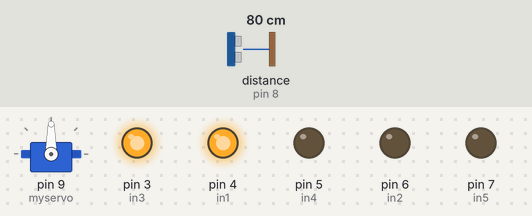
Recording of a sketch running on a simulated Arduino Uno, built with avr-gcc and run on an emulated ATmega328P. Parts: servo, output pins drawn as LEDs (lit = HIGH). Wiring (inferred from the names in the program): ultrasonic range finder: trigger pin 12; echo pin 8. The test bench sets the inputs (shaded band); at power-on: distance to the obstacle (sensor on pin 8) 80 cm. The echo pulse lasts 58.3 µs per cm; pins used as bus, display or sensor lines are not drawn; what the sketch prints to the serial monitor is not drawn.

Above: at 4.3 s.
4.4 s: distance to the obstacle (sensor on pin 8) set to 29 cm
6.2 s: distance to the obstacle (sensor on pin 8) set to 25 cm
At 8.0 s:
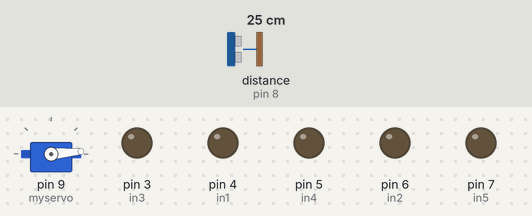
At 9.0 s:
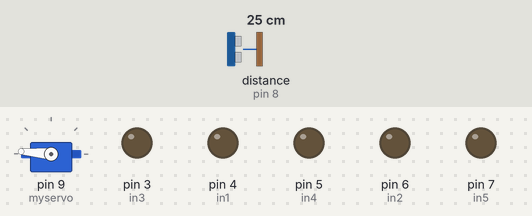
9.2 s: distance to the obstacle (sensor on pin 8) set to 35 cm
At 9.53 s:
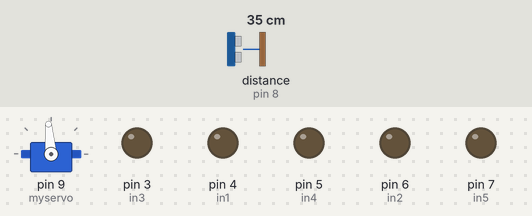
Timing chart, 0 to 12.2 s (numbered marks = the images above; inputs shaded):
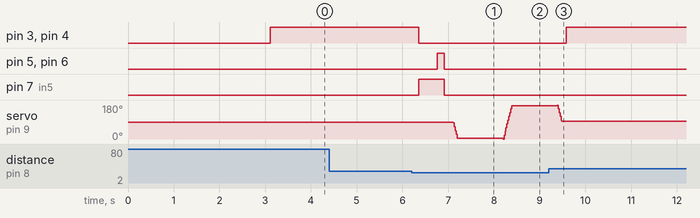

The sketch:

servo_ur_sensor_radar.ino
```cpp
#include <Servo.h>.
#define MAX_DISTANCE 255
Servo myservo;  // create servo object to control a servo
// twelve servo objects can be created on most boards

int pos = 90,s = 0;
 const int trigPin = 12;
const int echoPin = 8;
const int in1 = 4;
const int in2 = 6;
const int in3 = 3;
const int in4 = 5;
 int in5 =7 ;// variable to store the servo position
long duration,distance ,distance1 ,distance2;
int naba();
byte val;
void setup() {
  myservo.attach(9);
  myservo.write(90);
  pinMode(trigPin, OUTPUT);
  pinMode(echoPin, INPUT);
  pinMode(in5,OUTPUT);
  pinMode (in1, OUTPUT);
  pinMode (in2, OUTPUT);
  pinMode (in3, OUTPUT);
  pinMode (in4, OUTPUT);
  Serial.begin(9600);
  delay(3000);
 distance=naba();
 val=distance;
  Serial.write(val);
// attaches the servo on pin 9 to the servo object
}
void loop() {

   if(distance<27)
    {
      digitalWrite(in1, LOW);
      digitalWrite(in2, LOW);
      digitalWrite(in3, LOW);
      digitalWrite(in4, LOW);
      digitalWrite(in5,HIGH);
      Serial.write(val);
      delay(400);
      digitalWrite(in1,LOW);
      digitalWrite(in2,HIGH);
      digitalWrite(in3,LOW);
      digitalWrite(in4,HIGH);
      digitalWrite(in5,HIGH);
      delay(150);
      digitalWrite(in1, LOW);
      digitalWrite(in2, LOW);
      digitalWrite(in3, LOW);
      digitalWrite(in4, LOW);
      digitalWrite(in5,LOW);
      Serial.write(val);
      delay(200);

  for(pos=90;pos>0;pos-=5)
  {
        myservo.write(pos);
        delay(5);
  }
      delay(400);
      distance2=naba();
      val=distance2;
      Serial.write(val);
      delay(500);
   for(pos=0;pos<180;pos+=5)
   { myservo.write(pos);
   delay(5);
   }
   delay(400);
       distance1=naba();
       val=distance1;
       Serial.write(val);
       delay(500);
   for(pos=180;pos>90;pos-=5)
   {myservo.write(pos);
   delay(5);
   }

 if(distance1>distance2)
 {
   digitalWrite(in1,LOW);
      digitalWrite(in2,HIGH);
      digitalWrite(in3,LOW);
      digitalWrite(in4,HIGH);
      digitalWrite(in5,HIGH);
      delay(200);
      digitalWrite(in1,HIGH);
      digitalWrite(in2,LOW);
      digitalWrite(in3,LOW);
      digitalWrite(in4,HIGH);
      digitalWrite(in5,HIGH);
      delay(200);

 }
 else if(distance2>distance1)
 {

     digitalWrite(in1,LOW);
      digitalWrite(in2,HIGH);
      digitalWrite(in3,LOW);
      digitalWrite(in4,HIGH);
      digitalWrite(in5,HIGH);
      delay(200);
      digitalWrite(in1,LOW);
      digitalWrite(in2,HIGH);
      digitalWrite(in3,HIGH);
      digitalWrite(in4,LOW);
      digitalWrite(in5,HIGH);
      delay(200);
}

    }
    else
    {
       Serial.write(val);
    digitalWrite(in1, HIGH);
      digitalWrite(in2, LOW);
      digitalWrite(in3, HIGH);
      digitalWrite(in4, LOW);
      digitalWrite(in5,LOW);
      delay(100);
}
distance= naba();
val=distance;
}
int naba()
{
   digitalWrite(trigPin, LOW);
  delayMicroseconds(2);
  digitalWrite(trigPin, HIGH);
  delayMicroseconds(10);
  digitalWrite(trigPin, LOW);
  duration = pulseIn(echoPin, HIGH);
  distance = duration/58.2;
  if(distance>MAX_DISTANCE)
  distance=MAX_DISTANCE;
  delay(100);
  return(distance);

}
```

Measured:
- the behaviour switches between 28 and 27 cm on distance to the obstacle (sensor on pin 8) (found by bisection; images 0 and 1)
- after the input at 4.4 s, every drawn part: stays the same
- after the input at 6.2 s, pin 3 (in3), pin 4 (in1): HIGH → LOW after 0.16 s; pin 5 (in4), pin 6 (in2): LOW → HIGH after 0.56 s, → LOW 0.15 s later; pin 7 (in5): LOW → HIGH after 0.16 s, → LOW 0.55 s later
- after the input at 9.2 s, pin 4 (in1): LOW → HIGH after 0.38 s; pin 5 (in4), pin 6 (in2), pin 7 (in5): stops changing and stays LOW; servo on pin 9 (myservo): goes on until 9.5 s, then stays 95°
